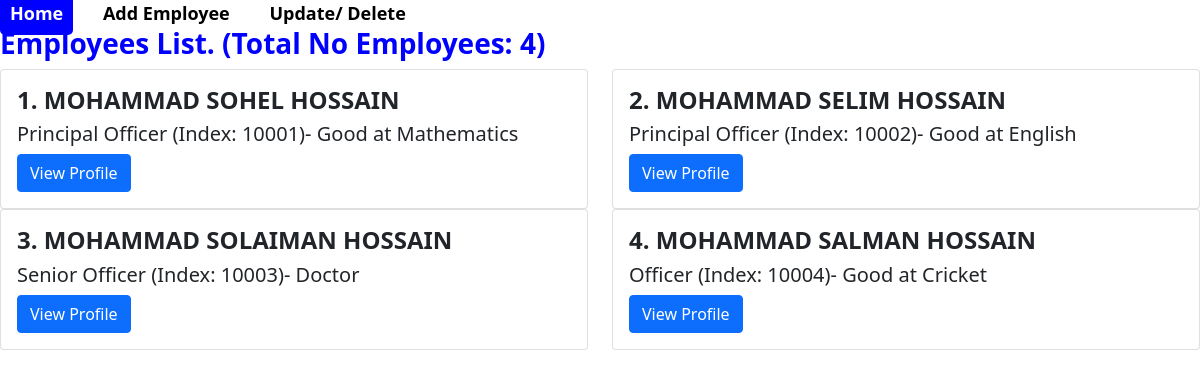
The page / on the database its author committed.
### employees/models.py (models this page shows, shortened)
class Employee(models.Model):
    employee_id = models.CharField(
        max_length=5,
        unique=True,
        validators=[
            employee_id_length,
            RegexValidator(r'^\d{5}$', "Employee ID should contain only digits.")
        ]
    )
    name = models.CharField(max_length=30)
    address = models.TextField()
    phone_number = models.CharField(
        max_length=12,
        validators=[
            RegexValidator(r'^\d+$', "Phone numbers should contain only digits.")
        ]
    )
    salary = models.DecimalField(max_digits=10, decimal_places=2)
    designation = models.ForeignKey(Designation, on_delete=models.CASCADE) #এটির ডাটা Backend এ (admin panel) এন্ট্রি দিতে হবে।
    short_description = models.CharField(max_length=30)

### designation/models.py (models this page shows)
class Designation(models.Model):
    title = models.CharField(max_length=50) #এটির ডাটা Backend এ (admin panel) এন্ট্রি দিতে হবে।
    def __str__(self):
        return self.title

### Employee_Management/views.py (the view)
# urls.py: path('', views.home, name='homepage'),
def home(request):
  data = Employee.objects.all()
  total_employees = data.count()
  context = {
    "data" : data,
     "total_employees" : total_employees,
  }
  return render(request, 'home.html', context=context)

### templates/home.html
{% extends "base.html" %}
{% block content %}
<h3 style="color: blue;"><b>Employees List. (Total No Employees: {{ total_employees }}) </b></h3>
<div class="row">
  {% for employee in data %}
  <div class="col-sm-6">
    <div class="card">
      <div class="card-body">
        <h4 class="card-title"><strong>{{ forloop.counter }}. {{ employee.name }}</strong>
        </h4>
        <h5 class="card-title"> {{ employee.designation }} (Index: {{ employee.employee_id }})-
          {{employee.short_description}}
        </h5>
        <a href="{% url 'view_profile' employee.id %}" class="btn btn-primary">View
          Profile</a>
      </div>
    </div>
  </div>
  {% endfor %}
</div>
{% endblock content %}

### templates/base.html (shortened to what this page needs)
<!doctype html>
<html lang="en">
<head>
  <link href="https://cdn.jsdelivr.net/npm/bootstrap@5.0.2/dist/css/bootstrap.min.css" rel="stylesheet"
>
  <link rel="stylesheet" href="https://matcha.mizu.sh/matcha.css">
</head>
<body>
  <nav>
    {% include "partials/nav.html" %}
  </nav>
  {% block content %}
  {% endblock content %}
</body>
</html>

### templates/partials/nav.html
<menu style="font-size: large; font-weight: bold;">
  <li class=""><a href="{% url 'homepage' %}">Home</a></li>
  <li class=""><a href="{% url 'add_employee' %}">Add Employee</a></li>
  <li class=""><a href="{% url 'edit_employee' %}">Update/ Delete</a></li>
</menu>

### templates/base.html (style rules this page uses)
nav menu { list-style: none; padding: 0; margin: 0; }
nav menu li { display: inline; margin-right: 15px; }
nav menu li a { text-decoration: none; color: black; padding: 10px; }

### rows shown on the page
Employee: name "MOHAMMAD SOHEL HOSSAIN", designation "Principal Officer", employee_id "10001", short_description "Good at Mathematics"
Employee: name "MOHAMMAD SELIM HOSSAIN", designation "Principal Officer", employee_id "10002", short_description "Good at English"
Employee: name "MOHAMMAD SOLAIMAN HOSSAIN", designation "Senior Officer", employee_id "10003", short_description "Doctor"
Employee: name "MOHAMMAD SALMAN HOSSAIN", designation "Officer", employee_id "10004", short_description "Good at Cricket"

### other values the page prints
{{ total_employees }} "4"
